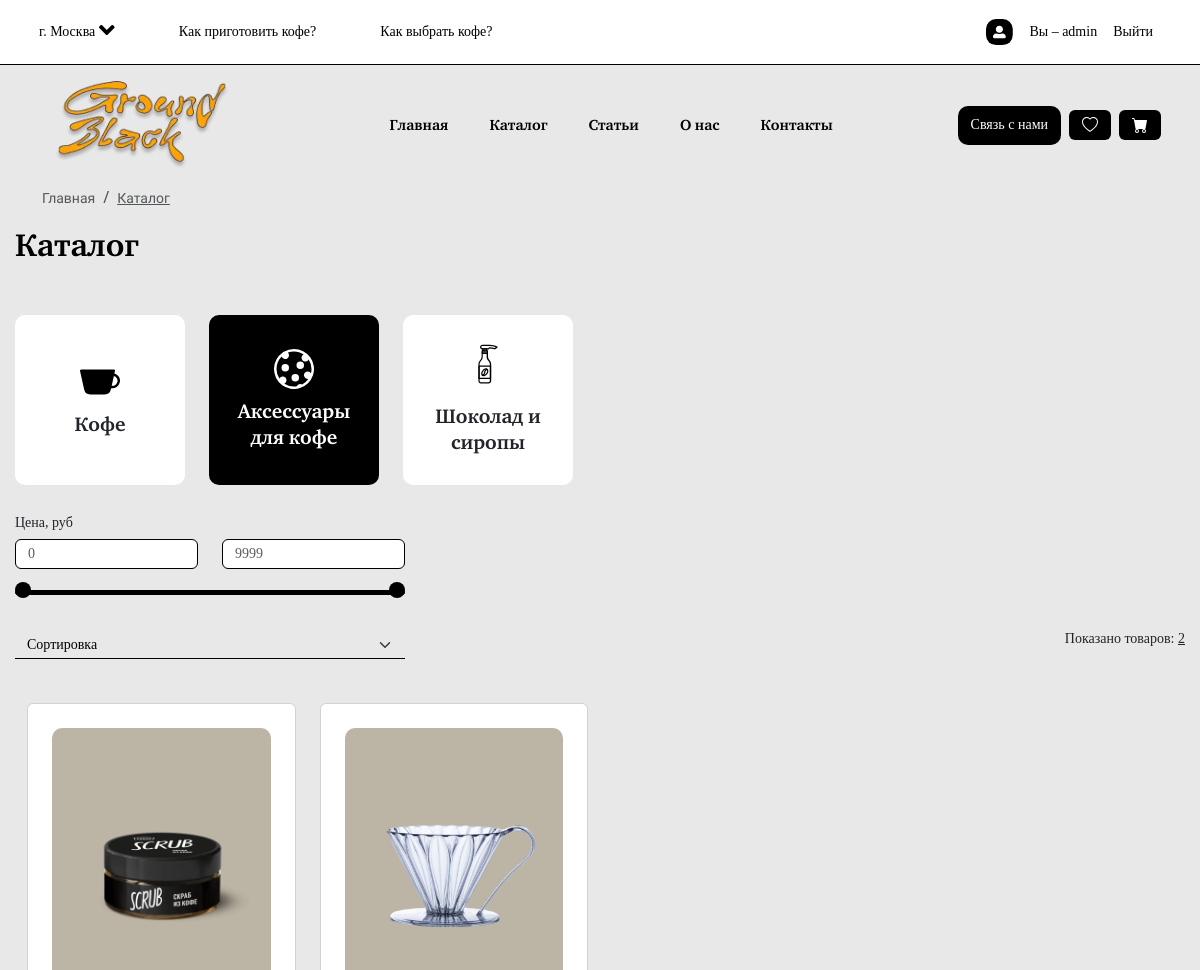
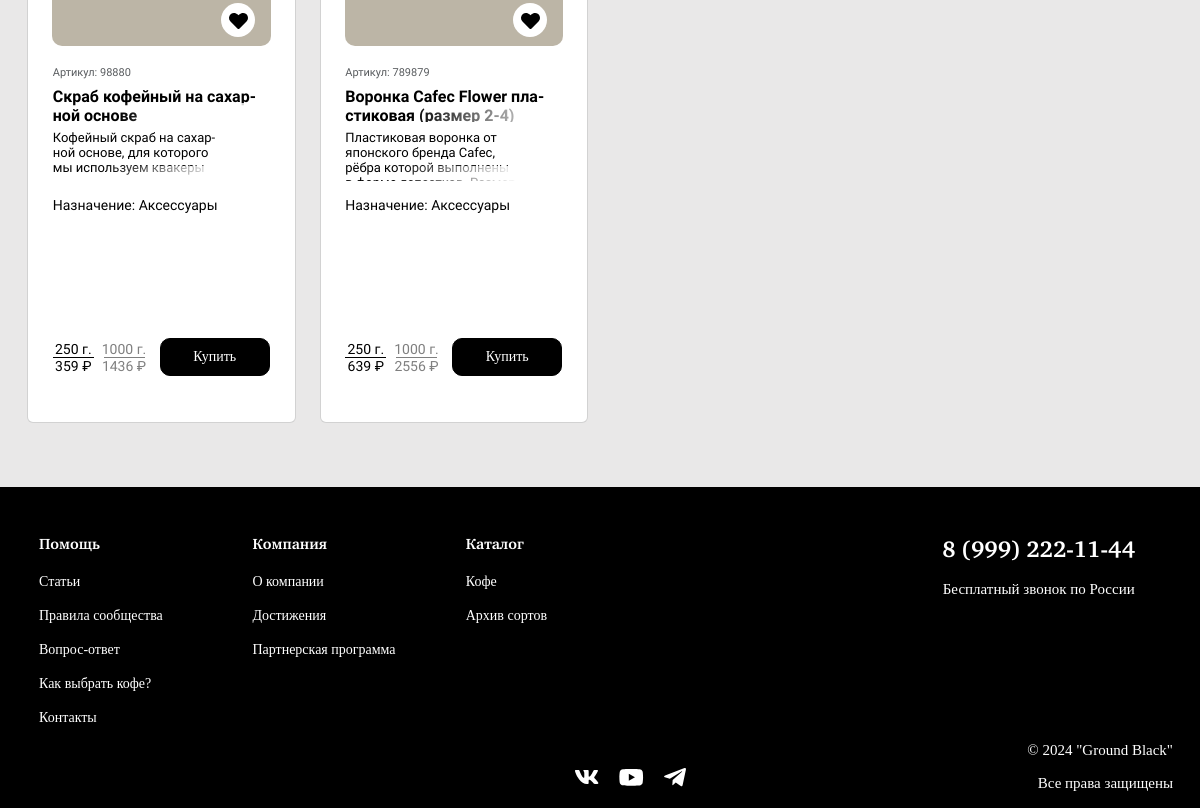
The page /pages/catalog.php?id=2 (signed in) on the database its author committed (2 pictures, top to bottom).
### tables this page shows
CREATE TABLE `categories` (
  `cat_id` int(11) NOT NULL,
  `cat_name` varchar(255) NOT NULL,
  `cat_img` varchar(255) NOT NULL
);

CREATE TABLE `items` (
  `items_id` int(11) NOT NULL,
  `items_article` int(11) NOT NULL,
  `items_name` varchar(255) NOT NULL,
  `items_description` varchar(10000) NOT NULL,
  `items_subdesc` varchar(5000) NOT NULL,
  `items_category` int(11) NOT NULL,
  `items_count` int(11) NOT NULL,
  `items_price` int(255) NOT NULL,
  `items_density` int(255) DEFAULT NULL,
  `items_acidity` int(255) DEFAULT NULL,
  `items_rating` int(11) NOT NULL,
  `items_country` varchar(255) NOT NULL,
  `items_taste` varchar(255) DEFAULT NULL,
  `items_method` varchar(255) DEFAULT NULL,
  `items_purpose` varchar(255) NOT NULL,
  `items_available` int(11) NOT NULL
);

### pages/catalog.php (the view, shortened to what this page needs)
<!DOCTYPE html>
<html lang="ru">
<head>
    <?php include("../modules/links.php") ?>
</head>
<body>
    <?php include ("../modules/header.php"); ?>
    <main>
      <div class="container-user">
            <section class="catalog">
                <?php include('../modules/breadcrumbs.php');?>
                <h1 class="nav-link-font text-black h2-title text-start">Каталог</h1>
                <div class="why-we row d-flex flex-wrap">
                  <?php
                  include('../modules/db.php');
                  $mass = $conn -> query('SELECT * FROM `categories`');
                  while($arr = $mass -> fetch_assoc()):
                  ?>
                <div class="why-we-div col-3 me-2 me-sm-4 mt-2 mt-sm-0">
                  <img src="../assets/icons/<?= $arr['cat_img']; ?>" alt="">
                  <p><?= $arr['cat_name']; ?></p>
                </div>
                <?php endwhile; ?>
                </div>
                <div class="catalog-filters mt-4 row d-flex justify-content-between">
                  <div class="col-12 px-0 price d-flex flex-column">
                    <div class="col-sm-4 mx-0">
                      <label for="priceRange" class="form-label sub-header-font">Цена, руб</label>
                      <div class="d-flex flex-column mb-2">
                          <div class="d-flex justify-content-between mb-2">
                            <input
                            class="form-control me-4"
                            type="number"
                            id="range1"
                            type="text"
                            placeholder="0"
                            required>
                            <input
                            class="form-control"
                            type="number"
                            id="range2"
                            type="text"
                            placeholder="9999"
                            required>
                          </div>
                          <div class="container-range">
                              <div class="slider-track"></div>
                      </div>
                      </div>
                    </div>
                    <div class="col-12 px-0 mt-3 d-flex flex-row justify-content-between">
                      <div class="col-4">
                        <select id="sort" class="form-select" aria-label="Default select example">
                          <option selected disabled hidden>Сортировка</option>
                        </select>
                      </div>
                      <div class="d-none d-sm-block">
                      <?php
                  include('../modules/db.php');
                  if(isset($_GET['id'])):
                    $param = $_GET['id'];
                    if(isset($_GET['sort']) && $_GET['sort'] == 1){
                      $massItem = $conn -> query("SELECT * FROM `items` WHERE `items_available` = 1 AND `items_category` = '$param' ORDER BY `items_price` ASC");
                    } elseif(isset($_GET['sort']) && $_GET['sort'] == 2) {
                      $massItem = $conn -> query("SELECT * FROM `items` WHERE `items_available` = 1 AND `items_category` = '$param' ORDER BY `items_price` DESC");
                    } else {
                      $massItem = $conn -> query("SELECT * FROM `items` WHERE `items_available` = 1 AND `items_category` = '$param'");
                    };
                  endif;
                      ?>
                      <p class="sub-header-font">Показано товаров: <span class="number-result underlined"><?= $massItem -> num_rows ?></span></p>
                    </div>
                    </div>
                  </div>
                </div>
                <div class="row px-0 flex-column">
                </div>
                <div class="catalog-items d-flex row justify-content-sm-between justify-content-xl-start  mt-4">
                <?php
                  include('../modules/db.php');
                  if(isset($_GET['id'])):
                    $param = $_GET['id'];
                    if(isset($_GET['sort']) && $_GET['sort'] == 1){
                      $massItem = $conn -> query("SELECT * FROM `items` WHERE `items_available` = 1 AND `items_category` = '$param' ORDER BY `items_price` ASC");
                    } elseif(isset($_GET['sort']) && $_GET['sort'] == 2) {
                      $massItem = $conn -> query("SELECT * FROM `items` WHERE `items_available` = 1 AND `items_category` = '$param' ORDER BY `items_price` DESC");
                    } else {
                      $massItem = $conn -> query("SELECT * FROM `items` WHERE `items_available` = 1 AND `items_category` = '$param'");
                    };
                    $imgItem = $conn -> query("SELECT * FROM `items_images`");
                    $allImg = array();
                    while($row = $imgItem->fetch_assoc()) {
                        $allImg[] = $row;
                    }
                  endif;
                  while($arrItems = $massItem -> fetch_assoc()):
                    $arrItems['items_img'] = reset(
                      array_filter($allImg, function($item) use ($arrItems) {
                        return $item['item_id'] == $arrItems['items_article'];
                      })
                    )['item_image'];
                    include('../modules/card.php');
                  endwhile;
                  ?>
                </div>
            </section>
    </main>
    <?php include ("../modules/footer.php"); ?>
</body>
</html>

### modules/card.php (shortened to what this page needs)
<div class="col-12 mb-3 col-md-5 col-lg-3">
                      <div class="card">
                        <div class="ps-4 pt-4 pe-4">
                          <div class="d-flex justify-content-center align-items-center p-5" style="background-color: #BCB5A6; border-radius: 10px;">
                        <a href="/pages/item_info.php?id=<?= $arrItems['items_article'] ?>" style="text-decoration: none !important; color: black;">
                            <img src="/assets/img/<?= $arrItems['items_img'] ?>" class="card-img-top" alt="...">
                        </a>
                            <div class="favorite pointer">
                              <a href="/modules/addFav.php?id=<?= $arrItems['items_article'] ?>" class="text-decoration-none">
                              </a>
                            </div>
                          </div>
                        </div>
                        <div class="container-card">
                        <div class="card-body px-0 py-4 p-md-4">
                            <h6 class="card-subtitle mb-2 text-body-secondary amiko-font">Артикул: <?= $arrItems['items_article'] ?></h6>
                            <h5 class="card-title"><?= $arrItems['items_name'] ?></h5>
                            <p class="card-text w-100"><?= $arrItems['items_subdesc'] ?></p>
                            <?php
                            if($arrItems['items_category'] == 1):
                            ?>
                            <div class="card-ranges">
                                <label for="toxic" class="form-label amiko-font card-subtitle" style="color: #070707;">Кислотность</label>
                                <div class="wrapper">
                                    <input
                                    type="range"
                                    class="form-range toxic-range"
                                    id="toxic"
                                    value="<?= $arrItems['items_acidity'] ?>"
                                    disabled
                                    >
                                    <div class="progress-tox"></div>
                                </div>
                                <label for="density" class="form-label amiko-font card-subtitle" style="color: #070707;">Плотность</label>
                                <div class="wrapper">
                                    <input
                                    type="range"
                                    class="form-range"
                                    id="density"
                                    value="<?= $arrItems['items_density'] ?>"
                                    disabled
                                    >
                                    <div class="progress-den"></div>
                                </div>
                            </div>
                            <?php
                            else:
                            ?>
                            <div class="d-flex flex-row align-items-center justify-content-between mt-3 pe-4">
                              <p class="amiko-font mb-0" style="text-align: start; color: black; font-size: 14px; font-style: normal; font-weight: 400;line-height: normal;">Назначение: <?= $arrItems['items_purpose'] ?></p>
                            </div>
                            <?php
                            endif;
                            ?>
                            <div class="d-flex flex-row justify-content-between align-items-center mt-5">
                              <div class="d-flex flex-row justify-content-between">
                                <div class="d-flex flex-column align-items-center me-2">
                                  <p class="amiko-font" style="color: black; margin-bottom: 0; font-size: 14px">250 г.</p>
                                  <div class="line"></div>
                                  <p class="amiko-font card-price" style="color: black; margin-bottom: 0; font-size: 14px"><?= $arrItems['items_price'] ?> ₽</p>
                                </div>
                                <div class="d-flex flex-column align-items-center">
                                  <p class="amiko-font" style="color: rgba(0, 0, 0, 0.50); margin-bottom: 0; font-size: 14px">1000 г.</p>
                                  <div class="line" style="background-color: rgba(0, 0, 0, 0.50)"></div>
                                  <p class="amiko-font" style="color: rgba(0, 0, 0, 0.50); margin-bottom: 0; font-size: 14px"><?php echo $arrItems['items_price']*4 ?> ₽</p>
                                </div>
                              </div>
                              <?php
                              if(!$find):
                              ?>
                                  <a href="../modules/addCart.php?id=<?= $arrItems['items_article'] ?>" class="btn btn-primary my-btn mb-0 d-flex align-items-center justify-content-center">
                                    Купить
                                  </a>
                                  <?php
                                  endif;
                                  ?>
                            </div>
                        </div>
                      </div>
                      </div>
                    </div>

### style/style.css (style rules this page uses)
* { padding: 0; margin: 0; text-decoration: none; }
main { min-height: calc(100vh - 356px) !important; }
.container-user { max-width: 1200px; position: relative; margin-left: auto; margin-right: auto; padding-right: 15px; padding-left: 15px; height: 100%; }
.underlined, .cityMain p:hover { text-decoration: underline; }
.my-btn { border-radius: 10px; background: black; color: white; border: 1px solid black !important; width: 110px; height: 38px; }
.amiko-font, .account-section button, .account-section .button-delete, .account-section p, .account-section span, .account-section a, .account-section th, .account-section td, .account-section input, .account-section select, .account-section option, .item_info .table_property th, .item_info .table_property td, .how_make .make_txt p, .cart-buttons .promo, .cart-section .cart-item .quantity #value, .contact-form textarea, .contact-form select, .contact-form input, .card { font-family: "Amiko", sans-serif; font-size: 14px; font-style: normal; font-weight: 400; line-height: normal; color: white; }
.h2-title, .contact-form h1 { font-size: 32px !important; color: black; margin-top: 48px; margin-bottom: 48px; }
.nav-link-font, .contact-form h1, .why-we .why-we-div p { font-family: "Charter"; font-weight: bold; line-height: normal; font-size: 15px; }
.sub-header-font, .account-header p, .account-header a, .how_make .make_txt li, .catalog .catalog-categories > div, .catalog .catalog-filters .form-select, .catalog .catalog-filters .form-control, .clear-btn, .contact-form button:not(.btn-close), .contact-form label, .my-btn, .add-btn, .fav-btn { font-family: "Charter"; font-weight: normal; line-height: normal; font-size: 14px; }
.pointer, .cart-section .cart-item .cart-img-top, .cityMain p:hover { cursor: pointer; }
body { background-color: #E9E8E8; }
h1 { text-align: center; }
.card { height: 690px; color: black; }
.card .favorite { position: absolute; top: 39%; right: 15%; }
.card .container-card { max-width: 265px; margin: 0 auto; }
.card .card-title { font-size: 16px; font-weight: 700; height: 35px; position: relative; -webkit-hyphens: auto; hyphens: auto; overflow: hidden !important; }
.card .card-title:after { content: ""; text-align: right; position: absolute; bottom: 0; right: 0; width: 70%; height: 1.2em; background: linear-gradient(to right, rgba(255, 255, 255, 0), white 100%); pointer-events: none; }
.card .card-text { font-size: 13px; max-width: 80%; height: 51px; position: relative; -webkit-hyphens: auto; hyphens: auto; overflow: hidden !important; }
.card .card-text:after { content: ""; text-align: right; position: absolute; bottom: 0; right: 0; width: 70%; height: 1.2em; background: linear-gradient(to right, rgba(255, 255, 255, 0), white 100%); pointer-events: none; }
.card .card-img-top { width: 192px; height: 192px; }
.card .card-subtitle { font-size: 11px; font-weight: 400; color: #808080; }
.card .line { height: 1px; width: 41px; background-color: black; }
.why-we .why-we-div { background-color: #FFF; border-radius: 10px; display: flex; justify-content: center; align-items: center; flex-direction: column; padding: 30px; width: 170px; height: 170px; }
.why-we .why-we-div p { font-size: 20px; margin-bottom: 0; text-align: center; }
.why-we .why-we-div img { width: 2.5em; margin-bottom: 10px; }
.row { margin: 0; }
.catalog h1 { color: #FFF; font-size: 24px; text-align: left; margin-bottom: 48px; margin-top: 0; }
.catalog .active-category { background-color: black; color: white !important; }
.catalog .active-category p { color: white !important; }
.catalog .active-category img { filter: brightness(0) invert(1); }
.catalog .why-we-div { position: relative; }
.catalog .catalog-filters .container-range { position: relative; width: 100%; height: 30px; }
.catalog .catalog-filters .slider-track { width: 100%; height: 5px; position: absolute; margin: auto; top: 0; bottom: 0; border-radius: 5px; background: black; border: 1px solid black; }
.catalog .catalog-filters .form-control { color: black; border: 1px solid black; background-color: white !important; }
.catalog .catalog-filters .form-select { color: black; border: unset !important; border-bottom: 1px solid black !important; background-color: unset !important; border-radius: unset !important; }

### rows shown on the page
categories: cat_img (picture), cat_name "Кофе"
categories: cat_img (picture), cat_name "Аксессуары для кофе"
categories: cat_img (picture), cat_name "Шоколад и сиропы"
items: shows a picture, items_article "98880", items_name "Скраб кофейный на сахарной основе", items_subdesc "Кофейный скраб на сахарной основе, для которого мы используем квакеры", items_purpose "Аксессуары", items_price "359", $arrItems['items_price']*4 "1436"
items: shows a picture, items_article "789879", items_name "Воронка Cafec Flower пластиковая (размер 2-4)", items_subdesc "Пластиковая воронка от японского бренда Cafec, рёбра которой выполнены…", items_purpose "Аксессуары", items_price "639", $arrItems['items_price']*4 "2556"

### other values the page prints
$_COOKIE['userName'] "admin"
$key "Каталог"
$massItem -> num_rows "2"
